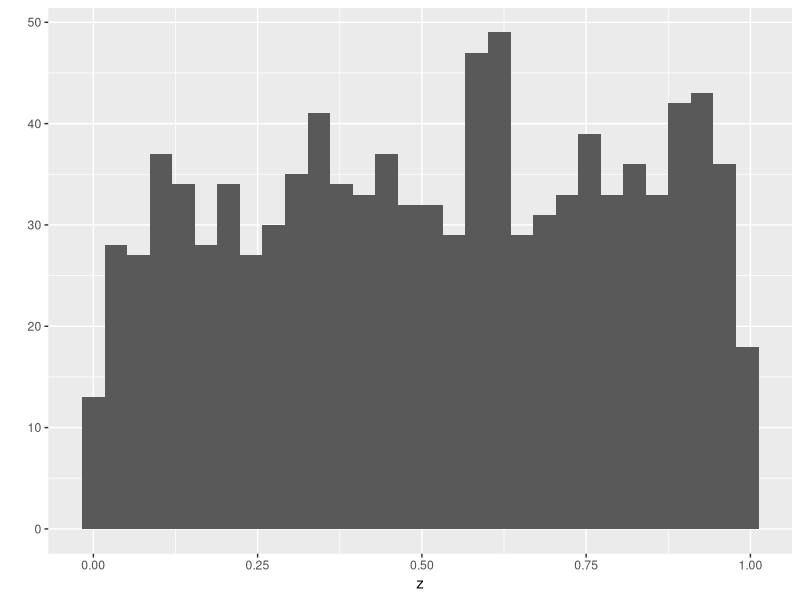
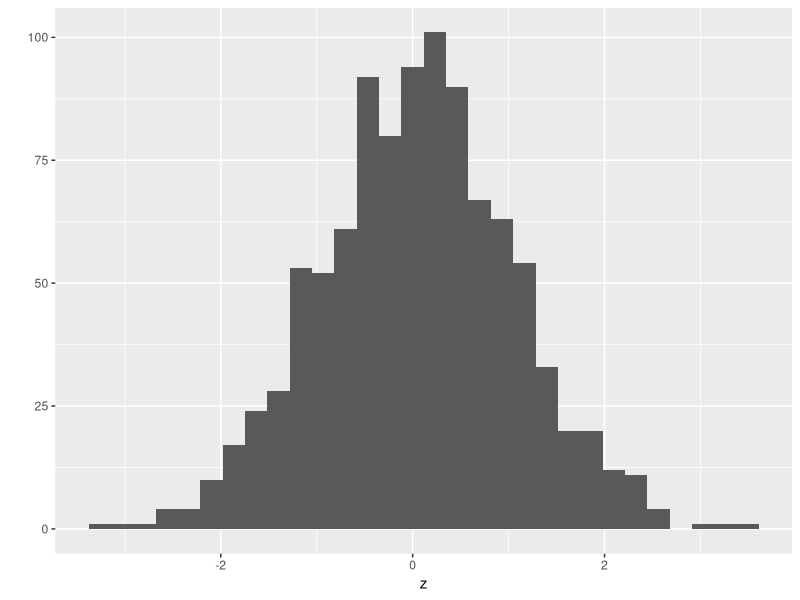

These figures' R source, in order: (Note: this script raises an error after producing the figures.)
# more functions and tricks with atomic vectors
# 06 FEb 2020
#SEK

# -------------------------------------------------------------------------

# create empty vector, psecify mode and length
z <- vector(mode= 'numeric', length= 0)
z <- c(z, 5)
print(z)
# dynamic sizing: dont do this in R
# preferred method: preallocate space to a vector
z <- rep(0, 100)
head(z)
# fill with NA
z<- rep(NA, 100)
head(z)
typeof(z)
z[1] <- "Washington"
typeof(z)
# can chage 100 to anything
v_size <- 100
my_vector <- runif(v_size)
my_names <- paste("Species", seq(1:length(my_vector)), sep= "")
# paste welds elements in a vector 
head(my_names)
names(my_vector) <- my_names
head(my_vector)

#repeat function
rep(0.5,6)
rep(x=0.5, times=6)
# specify your arguments
# opotions in rep function
my_vec <- c(1,2,3)
rep(x= my_vec, times=2)
rep(x= my_vec, each = 2)
rep(x=my_vec, times=my_vec)
rep(x=my_vec, each=my_vec)

# using seq to create regulat sequences
seq(from=2, to=4)
2:4
`:`(2,4)
# all identical functions
seq(from=2, to=4, by=0.5)
x <- seq(from=2, to=4, length=7)
print(x)
my_vec <- 1:length(x)
seq_along(my_vec)
print(my_vec)
# what

# using the ranodm number generator
runif(5)
runif(n=5, min=100, max=110)
# noraml dist
rnorm(6)
rnorm(n=5, mean=100, sd= 30)
library(ggplot2)
z<- runif(1000)
qplot(x=z)
z <- rnorm(1000)
qplot(z)
# sample function to draw random values from an existing vector
long_vec <- seq_len(10)
print(long_vec)
sample(x=long_vec)
sample(x=long_vec, size=3)
sample(x=long_vec, size=16, replace=TRUE)
# weighted random sampling
my_weights <- c(rep(20,5), rep(100,5))
print(my_weights)
sample(x=long_vec, replace=TRUE, prob= my_weights)

# techinques for subsetting atomic vectors
z<- c(3.1, 9.2, 1.3, 0.4, 4.5)
# subset with positive index values
z[c(2,3)]
#subset with negative values
z[-c(1,5)]
# create a logical vector of conditions for subsetting
z[z<3]
tester <- z<3
print(tester)
z[tester]
# which function
which(z<3)
z[which(z<3)]

#use length for relative positioning
# negative sign is exclusive 
z[-c(length(z):(length(z)-2))]
# also subset using named vector elements
names(z)<- letters[1:5]
z
z[c("b","b")]

# relational operators
# < less than
# > greater than
# <= less than or equal
# >= greater than or equal
# == equal

# logical operators
# ! NOT
# & and (vector)
# | or (vector)
# xor(a,b) a or b, but not a and b
# && and (first element of the vector)
# || or (first element)

# examples
x <- 1:5
y <- c(1:3, 7,7)
# comparing the vectors x and y, 1:1
x==2
x != 2
x ==1 & y == 7
x ==1 | y == 7
x ==3 | y==3
xor(x==3, y==3)
x== 3 && y ==3


# subscript with missing values
set.seed(90)
z <- runif(10)
z
z< 0.5
z[z <0.5]
which(z < 0.5)
z[which(z< 0.5)]
zD<- c(z, NA, NA)
zD[zD < 0.5]
zD[which(zD< 0.5)]
